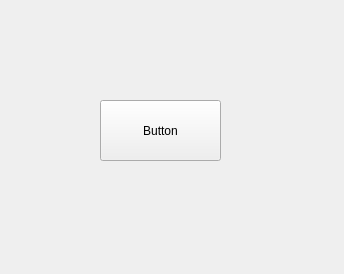
<?xml version="1.0" encoding="UTF-8"?>
<ui version="4.0">
 <class>Form</class>
 <widget class="QWidget" name="Form">
  <property name="geometry">
   <rect>
    <x>0</x>
    <y>0</y>
    <width>344</width>
    <height>274</height>
   </rect>
  </property>
  <property name="windowTitle">
   <string>Form</string>
  </property>
  <widget class="QPushButton" name="pushButton">
   <property name="geometry">
    <rect>
     <x>100</x>
     <y>100</y>
     <width>121</width>
     <height>61</height>
    </rect>
   </property>
   <property name="text">
    <string>Button</string>
   </property>
  </widget>
 </widget>
 <resources/>
 <connections/>
</ui>
